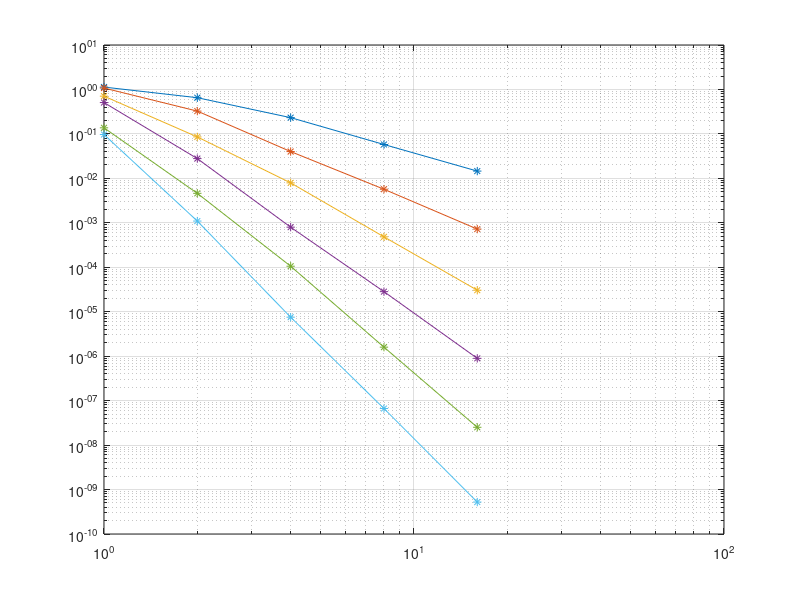

The MATLAB source for this figure:
close all;
clear all;

%% l2 [Order][Mesh]

%% f = Sin(10x)

h = [1, 1/2, 1/4, 1/8, 1/16];
p = [1:6];

l2 = ...
    [...
        +1.131157e+00 , +6.525446e-01 , +2.322987e-01 , +5.779563e-02 , +1.457881e-02 ; ...
        +1.075659e+00 , +3.259000e-01 , +4.009796e-02 , +5.697928e-03 , +7.230599e-04 ; ...
        +7.064195e-01 , +8.558323e-02 , +7.916540e-03 , +4.836531e-04 , +3.047550e-05 ; ...
        +5.071560e-01 , +2.786054e-02 , +7.985148e-04 , +2.830611e-05 , +8.941516e-07 ; ...
        +1.371007e-01 , +4.608069e-03 , +1.056545e-04 , +1.596523e-06 , +2.514349e-08 ; ...
        +9.687180e-02 , +1.094897e-03 , +7.536993e-06 , +6.645726e-08 , +5.227335e-10 ; ...
    ];

P = size(p, 2);
H = size(h, 2);

delta = zeros(P, H - 1);

for i = 1:H-1
    delta(:, i) = ...
        (log10(l2(:, i + 1)) - log10(l2(:, i))) / ...
        (log10(1/h(i + 1))   - log10(1/h(i)));
end

delta

figure;
loglog(1./h, l2', '-*');
grid;
